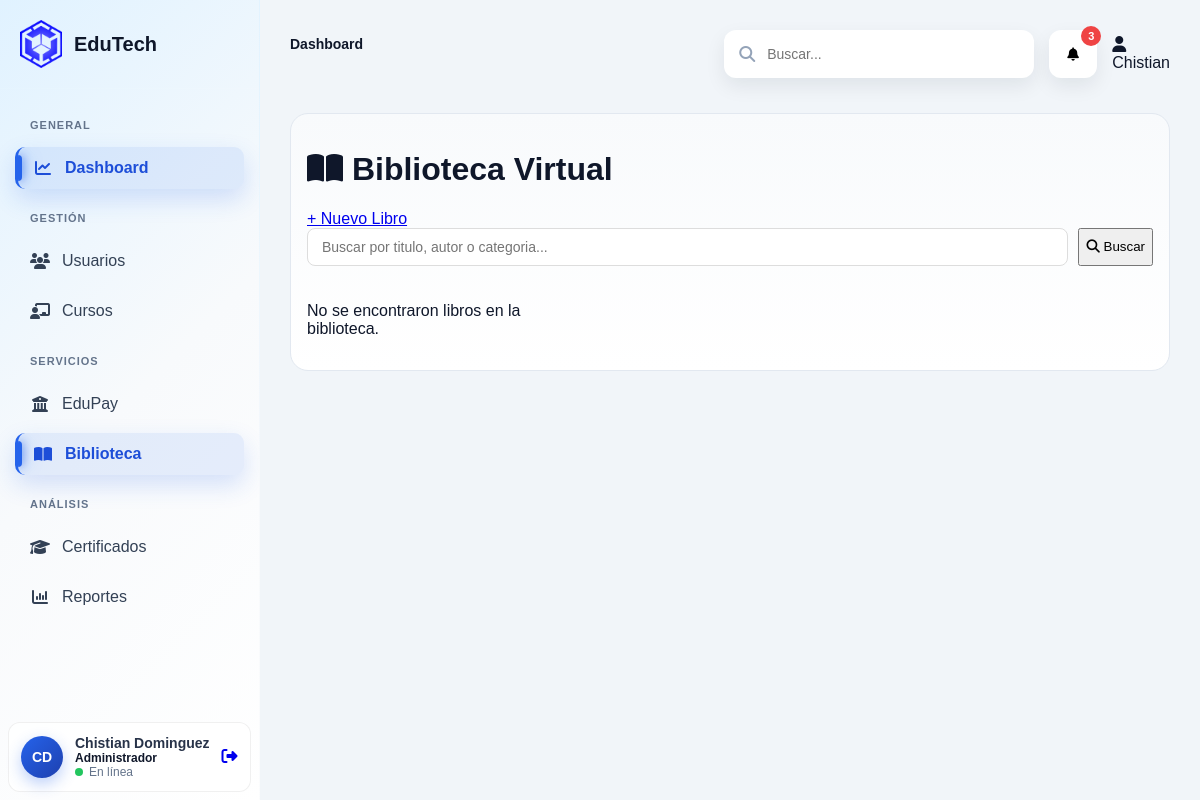
Page /admin/biblioteca (signed in) on the earlier database version.
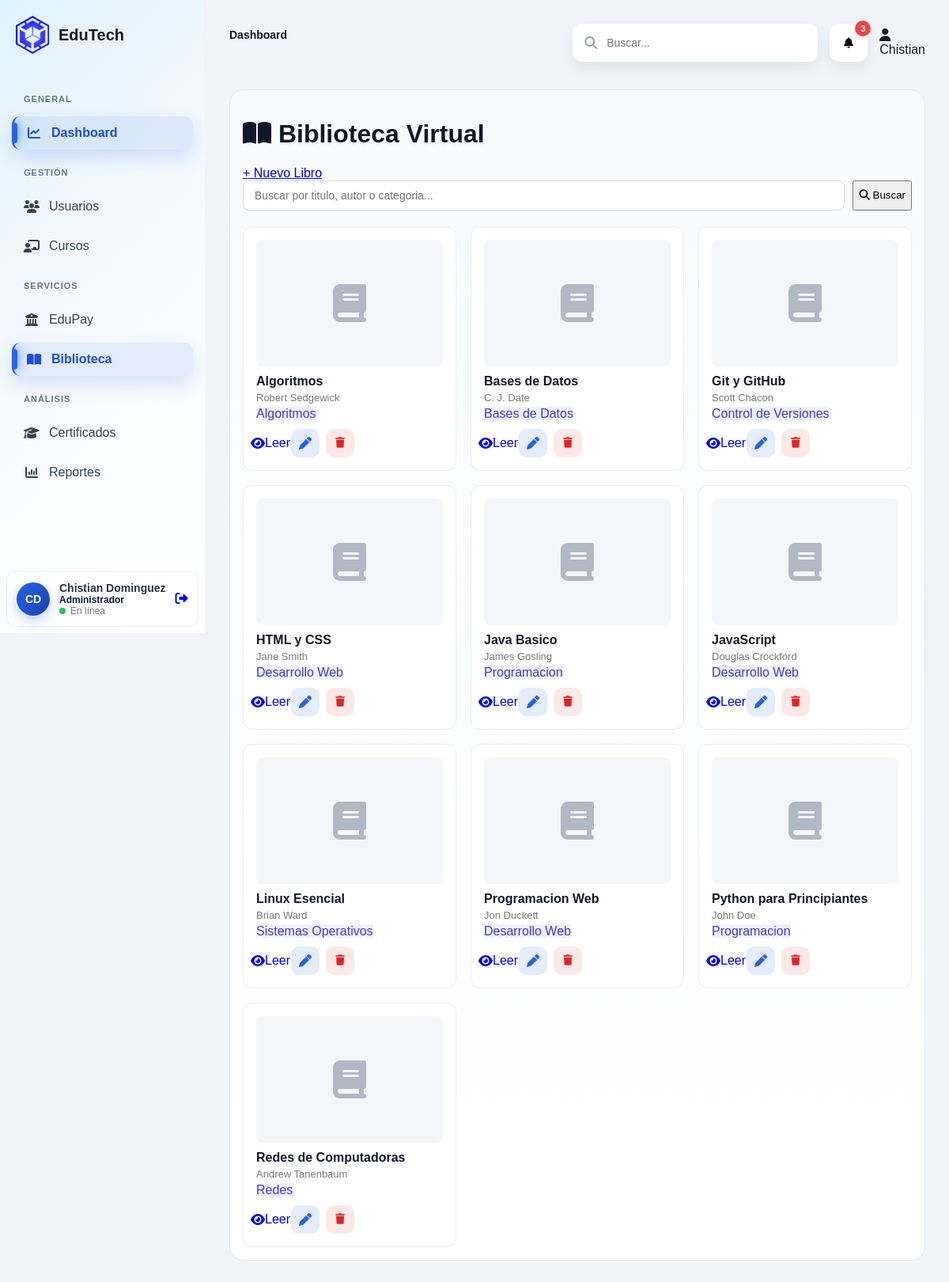
Same page on the later database version.
### tables this page shows
CREATE TABLE libros (
    id_libro INT AUTO_INCREMENT PRIMARY KEY,
    titulo VARCHAR(150) NOT NULL,
    autor VARCHAR(120) NOT NULL,
    categoria VARCHAR(80) DEFAULT NULL,
    descripcion TEXT,
    portada VARCHAR(255) DEFAULT NULL,
    archivo_pdf VARCHAR(255) DEFAULT NULL,
    enlace VARCHAR(255) DEFAULT NULL,
    estado TINYINT(1) DEFAULT 1,
    created_at TIMESTAMP DEFAULT CURRENT_TIMESTAMP,
    updated_at TIMESTAMP DEFAULT CURRENT_TIMESTAMP ON UPDATE CURRENT_TIMESTAMP
);

### app/core/Controller.php (called while the page is built, shortened)
<?php
class Controller
{
    protected function view(string $view, array $data = [], string $layout = null): void
    {
        extract($data);
        $viewPath = dirname(__DIR__, 2) . "/views/{$view}.php";
        require $viewPath;
    }
}

### app/controllers/BibliotecaController.php (called while the page is built, shortened)
<?php
class BibliotecaController extends Controller
{
    public function index()
    {
        $libroModel = new Libro();
        $busqueda = $_GET['q'] ?? '';
        if (!empty($busqueda)) {
            $libros = $libroModel->buscar($busqueda);
        } else {
            $libros = $libroModel->listActivos();
        }
        $rol = (int) ($_SESSION['user']['rol'] ?? 0);
        $this->view('admin/biblioteca/index', [
            'libros' => $libros,
            'busqueda' => $busqueda,
            'rol' => $rol,
            'module' => 'biblioteca'
        ], 'layouts/main');
    }
}

### index.php (called while the page is built, shortened)
<?php
$router = new Router();
$router->dispatch();

### app/core/Database.php (called while the page is built, shortened)
<?php
class Database
{
    private static ?Database $instance = null;
    private PDO $connection;
    private function __construct()
    {
        $dotenv = Dotenv::createImmutable(dirname(__DIR__, 2));
        $host = $_ENV['DB_HOST'];
        $dbname = $_ENV['DB_NAME'];
        $user = $_ENV['DB_USER'];
        $pass = $_ENV['DB_PASS'];
        $charset = $_ENV['DB_CHARSET'];
        try {
            $dsn = "mysql:host={$host};dbname={$dbname};charset={$charset}";
            $this->connection = new PDO(
                $dsn,
                $user,
                $pass,
                [
                    PDO::ATTR_ERRMODE => PDO::ERRMODE_EXCEPTION,
                    PDO::ATTR_DEFAULT_FETCH_MODE => PDO::FETCH_ASSOC
                ]
            );
        } catch (PDOException $e) {
            die('Error de conexión: ' . $e->getMessage());
        }
    }
    public static function getInstance(): Database
    {
        if (self::$instance === null) {
            self::$instance = new Database();
        }
        return self::$instance;
    }
    public function getConnection(): PDO
    {
        return $this->connection;
    }
}

### app/core/Model.php (called while the page is built, shortened)
<?php
class Model
{
    public function __construct()
    {
        $this->db = Database::getInstance()->getConnection();
    }
}

### app/models/Libro.php (called while the page is built, shortened)
<?php
class Libro extends Model
{
    public function listActivos(): array
    {
        $sql = "SELECT * FROM libros WHERE estado = 1 ORDER BY titulo ASC";
        $stmt = $this->db->query($sql);
        return $stmt->fetchAll(\PDO::FETCH_ASSOC);
    }
}

### views/admin/biblioteca/index.php (the view, shortened to what the rows shown need)
<div class="module-page">
    <div class="module-card">
        <div class="header">
            <h1><i class="fa-solid fa-book-open"></i> Biblioteca Virtual</h1>
        </div>
        <div class="biblioteca-grid">
            <?php if (!empty($libros)): ?>
                <?php foreach ($libros as $libro): ?>
                    <div class="libro-card">
                        <div class="libro-portada">
                            <?php if (!empty($libro['portada'])): ?>
                                <img src="/Edutech/public/uploads/<?= htmlspecialchars($libro['portada']) ?>" alt="Portada">
                            <?php else: ?>
                                <i class="fa-solid fa-book"></i>
                            <?php endif; ?>
                        </div>
                        <div class="libro-info">
                            <h3><?= htmlspecialchars($libro['titulo']) ?></h3>
                            <p class="libro-autor"><?= htmlspecialchars($libro['autor']) ?></p>
                            <?php if (!empty($libro['categoria'])): ?>
                                <span class="badge categoria"><?= htmlspecialchars($libro['categoria']) ?></span>
                            <?php endif; ?>
                        </div>
                        <div class="libro-acciones">
                            <a class="action-btn"
                               href="/Edutech/admin/biblioteca/show?id=<?= $libro['id_libro'] ?>">
                                <i class="fa-solid fa-eye"></i> Leer
                            </a>
                            <?php if ($rol === 1): ?>
                                <a class="action-btn edit"
                                   href="/Edutech/admin/biblioteca/edit?id=<?= $libro['id_libro'] ?>">
                                    <i class="fa-solid fa-pen"></i>
                                </a>
                                <form method="POST"
                                      action="/Edutech/admin/biblioteca/delete"
                                      style="display:inline;"
                                      onsubmit="return confirm('¿Eliminar este libro?');">
                                    <button type="submit" class="action-btn delete">
                                        <i class="fa-solid fa-trash"></i>
                                    </button>
                                </form>
                            <?php endif; ?>
                        </div>
                    </div>
                <?php endforeach; ?>
            <?php else: ?>
                <p>No se encontraron libros en la biblioteca.</p>
            <?php endif; ?>
        </div>
    </div>
</div>

Differences in the rows shown:
added libros: titulo "Algoritmos", autor "Robert Sedgewick", categoria "Algoritmos"
added libros: titulo "Bases de Datos", autor "C. J. Date", categoria "Bases de Datos"
added libros: titulo "Git y GitHub", autor "Scott Chacon", categoria "Control de Versiones"
added libros: titulo "HTML y CSS", autor "Jane Smith", categoria "Desarrollo Web"
added libros: titulo "Java Basico", autor "James Gosling", categoria "Programacion"
added libros: titulo "JavaScript", autor "Douglas Crockford", categoria "Desarrollo Web"
added libros: titulo "Linux Esencial", autor "Brian Ward", categoria "Sistemas Operativos"
added libros: titulo "Programacion Web", autor "Jon Duckett", categoria "Desarrollo Web"
added libros: titulo "Python para Principiantes", autor "John Doe", categoria "Programacion"
added libros: titulo "Redes de Computadoras", autor "Andrew Tanenbaum", categoria "Redes"
Other differences:
text no longer shown: "No se encontraron libros en la biblioteca."
